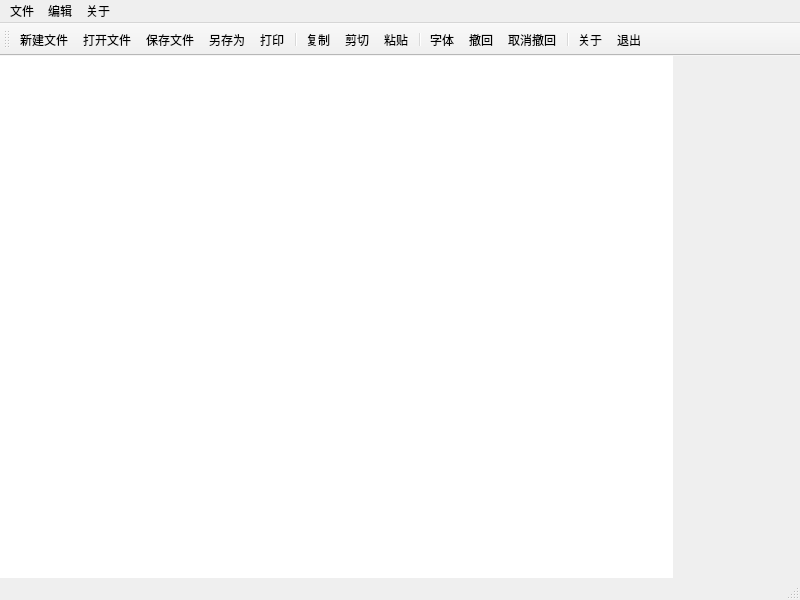
<?xml version="1.0" encoding="UTF-8"?>
<ui version="4.0">
 <class>MainWindow</class>
 <widget class="QMainWindow" name="MainWindow">
  <property name="geometry">
   <rect>
    <x>0</x>
    <y>0</y>
    <width>800</width>
    <height>600</height>
   </rect>
  </property>
  <property name="windowTitle">
   <string>NotepadDemo</string>
  </property>
  <property name="windowIcon">
   <iconset resource="icon.qrc">
    <normaloff>:/images/pencil.png</normaloff>:/images/pencil.png</iconset>
  </property>
  <widget class="QWidget" name="centralwidget">
   <layout class="QHBoxLayout" name="horizontalLayout">
    <property name="spacing">
     <number>0</number>
    </property>
    <property name="leftMargin">
     <number>0</number>
    </property>
    <property name="topMargin">
     <number>0</number>
    </property>
    <property name="rightMargin">
     <number>0</number>
    </property>
    <property name="bottomMargin">
     <number>0</number>
    </property>
    <item>
     <widget class="QSplitter" name="splitter">
      <property name="orientation">
       <enum>Qt::Horizontal</enum>
      </property>
      <property name="handleWidth">
       <number>0</number>
      </property>
      <widget class="QTreeView" name="treeView">
       <property name="maximumSize">
        <size>
         <width>16777215</width>
         <height>16777215</height>
        </size>
       </property>
       <property name="frameShape">
        <enum>QFrame::NoFrame</enum>
       </property>
      </widget>
      <widget class="QTabWidget" name="tabWidget">
       <property name="tabShape">
        <enum>QTabWidget::Rounded</enum>
       </property>
       <property name="currentIndex">
        <number>-1</number>
       </property>
       <property name="elideMode">
        <enum>Qt::ElideMiddle</enum>
       </property>
       <property name="documentMode">
        <bool>true</bool>
       </property>
       <property name="tabsClosable">
        <bool>true</bool>
       </property>
       <property name="movable">
        <bool>true</bool>
       </property>
      </widget>
     </widget>
    </item>
   </layout>
  </widget>
  <widget class="QMenuBar" name="menubar">
   <property name="geometry">
    <rect>
     <x>0</x>
     <y>0</y>
     <width>800</width>
     <height>25</height>
    </rect>
   </property>
   <widget class="QMenu" name="menu">
    <property name="title">
     <string>文件</string>
    </property>
    <widget class="QMenu" name="recent">
     <property name="title">
      <string>最近打开</string>
     </property>
    </widget>
    <addaction name="new_file"/>
    <addaction name="open_file"/>
    <addaction name="recent"/>
    <addaction name="separator"/>
    <addaction name="save_file"/>
    <addaction name="save_as"/>
    <addaction name="separator"/>
    <addaction name="printf"/>
    <addaction name="separator"/>
    <addaction name="exit"/>
   </widget>
   <widget class="QMenu" name="menu_2">
    <property name="title">
     <string>编辑</string>
    </property>
    <addaction name="copy"/>
    <addaction name="paste"/>
    <addaction name="cut"/>
    <addaction name="separator"/>
    <addaction name="font"/>
   </widget>
   <widget class="QMenu" name="menu_3">
    <property name="title">
     <string>关于</string>
    </property>
    <addaction name="about"/>
   </widget>
   <addaction name="menu"/>
   <addaction name="menu_2"/>
   <addaction name="menu_3"/>
  </widget>
  <widget class="QStatusBar" name="statusbar"/>
  <widget class="QToolBar" name="toolBar">
   <property name="windowTitle">
    <string>toolBar</string>
   </property>
   <attribute name="toolBarArea">
    <enum>TopToolBarArea</enum>
   </attribute>
   <attribute name="toolBarBreak">
    <bool>false</bool>
   </attribute>
   <addaction name="new_file"/>
   <addaction name="open_file"/>
   <addaction name="save_file"/>
   <addaction name="save_as"/>
   <addaction name="printf"/>
   <addaction name="separator"/>
   <addaction name="copy"/>
   <addaction name="cut"/>
   <addaction name="paste"/>
   <addaction name="separator"/>
   <addaction name="font"/>
   <addaction name="undo"/>
   <addaction name="redo"/>
   <addaction name="separator"/>
   <addaction name="about"/>
   <addaction name="exit"/>
  </widget>
  <action name="new_file">
   <property name="icon">
    <iconset resource="icon.qrc">
     <normaloff>:/images/new.png</normaloff>:/images/new.png</iconset>
   </property>
   <property name="text">
    <string>新建文件</string>
   </property>
   <property name="shortcut">
    <string>Ctrl+W</string>
   </property>
   <property name="menuRole">
    <enum>QAction::NoRole</enum>
   </property>
  </action>
  <action name="open_file">
   <property name="icon">
    <iconset resource="icon.qrc">
     <normaloff>:/images/open.png</normaloff>:/images/open.png</iconset>
   </property>
   <property name="text">
    <string>打开文件</string>
   </property>
   <property name="shortcut">
    <string>Ctrl+O</string>
   </property>
   <property name="menuRole">
    <enum>QAction::NoRole</enum>
   </property>
  </action>
  <action name="save_file">
   <property name="icon">
    <iconset resource="icon.qrc">
     <normaloff>:/images/save.png</normaloff>:/images/save.png</iconset>
   </property>
   <property name="text">
    <string>保存文件</string>
   </property>
   <property name="shortcut">
    <string>Ctrl+S</string>
   </property>
   <property name="menuRole">
    <enum>QAction::NoRole</enum>
   </property>
  </action>
  <action name="save_as">
   <property name="icon">
    <iconset resource="icon.qrc">
     <normaloff>:/images/save_as.png</normaloff>:/images/save_as.png</iconset>
   </property>
   <property name="text">
    <string>另存为</string>
   </property>
   <property name="shortcut">
    <string>Ctrl+Shift+S</string>
   </property>
   <property name="menuRole">
    <enum>QAction::NoRole</enum>
   </property>
  </action>
  <action name="paste">
   <property name="icon">
    <iconset resource="icon.qrc">
     <normaloff>:/images/paste.png</normaloff>:/images/paste.png</iconset>
   </property>
   <property name="text">
    <string>粘贴</string>
   </property>
   <property name="shortcut">
    <string>Ctrl+V</string>
   </property>
   <property name="menuRole">
    <enum>QAction::NoRole</enum>
   </property>
  </action>
  <action name="cut">
   <property name="icon">
    <iconset resource="icon.qrc">
     <normaloff>:/images/cut.png</normaloff>:/images/cut.png</iconset>
   </property>
   <property name="text">
    <string>剪切</string>
   </property>
   <property name="shortcut">
    <string>Ctrl+X</string>
   </property>
   <property name="menuRole">
    <enum>QAction::NoRole</enum>
   </property>
  </action>
  <action name="copy">
   <property name="icon">
    <iconset resource="icon.qrc">
     <normaloff>:/images/copy.png</normaloff>:/images/copy.png</iconset>
   </property>
   <property name="text">
    <string>复制</string>
   </property>
   <property name="shortcut">
    <string>Ctrl+C</string>
   </property>
   <property name="menuRole">
    <enum>QAction::NoRole</enum>
   </property>
  </action>
  <action name="border">
   <property name="checkable">
    <bool>true</bool>
   </property>
   <property name="icon">
    <iconset resource="icon.qrc">
     <normaloff>:/images/bold.png</normaloff>:/images/bold.png</iconset>
   </property>
   <property name="text">
    <string>加粗</string>
   </property>
   <property name="shortcut">
    <string>Ctrl+B</string>
   </property>
   <property name="menuRole">
    <enum>QAction::NoRole</enum>
   </property>
  </action>
  <action name="italic">
   <property name="checkable">
    <bool>true</bool>
   </property>
   <property name="icon">
    <iconset resource="icon.qrc">
     <normaloff>:/images/italic.png</normaloff>:/images/italic.png</iconset>
   </property>
   <property name="text">
    <string>斜体</string>
   </property>
   <property name="shortcut">
    <string>Ctrl+I</string>
   </property>
   <property name="menuRole">
    <enum>QAction::NoRole</enum>
   </property>
  </action>
  <action name="underline">
   <property name="checkable">
    <bool>true</bool>
   </property>
   <property name="icon">
    <iconset resource="icon.qrc">
     <normaloff>:/images/underline.png</normaloff>:/images/underline.png</iconset>
   </property>
   <property name="text">
    <string>下划线</string>
   </property>
   <property name="shortcut">
    <string>Ctrl+U</string>
   </property>
   <property name="menuRole">
    <enum>QAction::NoRole</enum>
   </property>
  </action>
  <action name="font">
   <property name="icon">
    <iconset resource="icon.qrc">
     <normaloff>:/images/font.png</normaloff>:/images/font.png</iconset>
   </property>
   <property name="text">
    <string>字体</string>
   </property>
   <property name="shortcut">
    <string>Ctrl+F</string>
   </property>
   <property name="menuRole">
    <enum>QAction::NoRole</enum>
   </property>
  </action>
  <action name="about">
   <property name="icon">
    <iconset resource="icon.qrc">
     <normaloff>:/images/info.png</normaloff>:/images/info.png</iconset>
   </property>
   <property name="text">
    <string>关于</string>
   </property>
   <property name="shortcut">
    <string>Ctrl+Shift+I</string>
   </property>
   <property name="menuRole">
    <enum>QAction::NoRole</enum>
   </property>
  </action>
  <action name="undo">
   <property name="icon">
    <iconset resource="icon.qrc">
     <normaloff>:/images/edit_undo.png</normaloff>:/images/edit_undo.png</iconset>
   </property>
   <property name="text">
    <string>撤回</string>
   </property>
   <property name="shortcut">
    <string>Ctrl+Z</string>
   </property>
   <property name="menuRole">
    <enum>QAction::NoRole</enum>
   </property>
  </action>
  <action name="redo">
   <property name="icon">
    <iconset resource="icon.qrc">
     <normaloff>:/images/edit_redo.png</normaloff>:/images/edit_redo.png</iconset>
   </property>
   <property name="text">
    <string>取消撤回</string>
   </property>
   <property name="shortcut">
    <string>Ctrl+Shift+Z</string>
   </property>
   <property name="menuRole">
    <enum>QAction::NoRole</enum>
   </property>
  </action>
  <action name="exit">
   <property name="icon">
    <iconset resource="icon.qrc">
     <normaloff>:/images/exit.png</normaloff>:/images/exit.png</iconset>
   </property>
   <property name="text">
    <string>退出</string>
   </property>
   <property name="shortcut">
    <string>Esc</string>
   </property>
   <property name="menuRole">
    <enum>QAction::NoRole</enum>
   </property>
  </action>
  <action name="printf">
   <property name="icon">
    <iconset resource="icon.qrc">
     <normaloff>:/images/print.png</normaloff>:/images/print.png</iconset>
   </property>
   <property name="text">
    <string>打印</string>
   </property>
   <property name="shortcut">
    <string>Ctrl+P</string>
   </property>
   <property name="menuRole">
    <enum>QAction::NoRole</enum>
   </property>
  </action>
  <action name="clear_history">
   <property name="text">
    <string>清除历史记录</string>
   </property>
   <property name="menuRole">
    <enum>QAction::NoRole</enum>
   </property>
  </action>
 </widget>
 <resources>
  <include location="icon.qrc"/>
 </resources>
 <connections/>
</ui>
